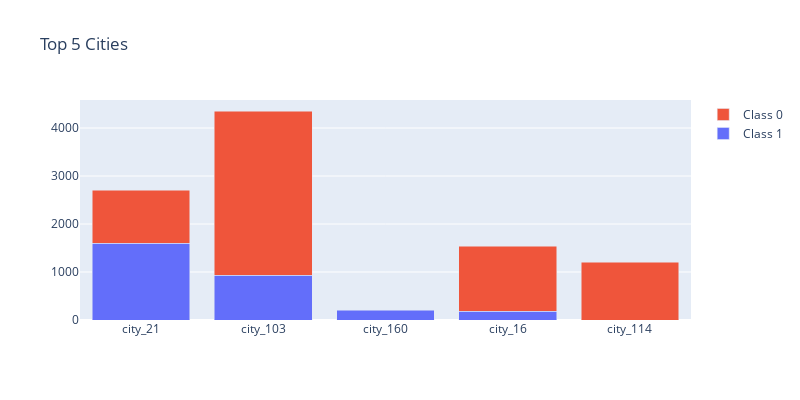

Notebook code cell kept with this figure:
### Markdown cell above
From the graph above we can see that in every feature, there is more candidates that are not looking for a job change (`target` 0) than those who are looking for a job change (`target` 1). This is aligned with the imbalance condition of `target` feature.

### Code cell
# Graphic Objects Plotly (Stacked Bar Chart)
df_target_0 = df[df['target']==0].groupby('city')['enrollee_id'].count().sort_values(ascending=False).reset_index().head(4)
df_target_1 = df[df['target']==1].groupby('city')['enrollee_id'].count().sort_values(ascending=False).reset_index().head(4)

fig=go.Figure()
#create first plot
fig.add_trace(go.Bar(x= df_target_1['city'],
                    y= df_target_1['enrollee_id'],
                    orientation='v',
                    name='Class 1',
                    hoverinfo='all'))

#create second plot
fig.add_trace(go.Bar(x= df_target_0['city'],
                    y= df_target_0['enrollee_id'],
                    orientation='v',
                    name='Class 0',
                    hoverinfo='all'))
fig.update_layout(barmode='stack', width=800, height=400, title='Top 5 Cities')
fig.show()

### Figure 1 — Plotly figure (JSON) as saved in the notebook; plotly's stock layout.template omitted (floating-point values rounded to 4 significant figures)
{"data": [{"hoverinfo": "all", "name": "Class 1", "orientation": "v", "type": "bar", "x": ["city_21", "city_103", "city_160", "city_16"], "y": [1597, 928, 199, 179]}, {"hoverinfo": "all", "name": "Class 0", "orientation": "v", "type": "bar", "x": ["city_103", "city_16", "city_114", "city_21"], "y": [3427, 1354, 1203, 1105]}], "layout": {"barmode": "stack", "height": 400, "title": {"text": "Top 5 Cities"}, "width": 800}}
